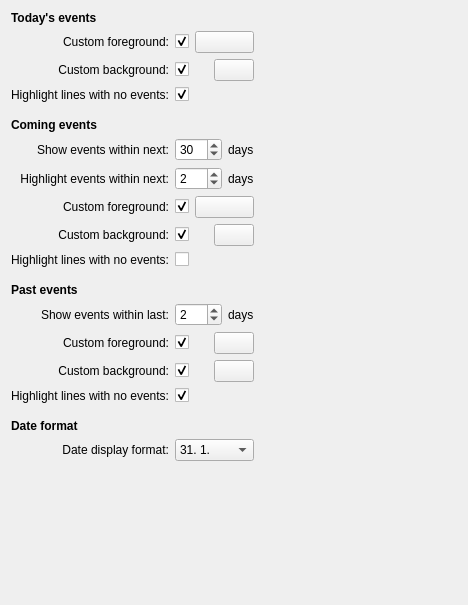
<?xml version="1.0" encoding="UTF-8"?>
<ui version="4.0">
 <class>BirthdayListAppearanceConfig</class>
 <widget class="QWidget" name="BirthdayListAppearanceConfig">
  <property name="geometry">
   <rect>
    <x>0</x>
    <y>0</y>
    <width>468</width>
    <height>605</height>
   </rect>
  </property>
  <property name="sizePolicy">
   <sizepolicy hsizetype="Preferred" vsizetype="Preferred">
    <horstretch>0</horstretch>
    <verstretch>0</verstretch>
   </sizepolicy>
  </property>
  <property name="minimumSize">
   <size>
    <width>0</width>
    <height>0</height>
   </size>
  </property>
  <layout class="QGridLayout" name="gridLayout">
   <item row="12" column="0" colspan="3">
    <widget class="QLabel" name="lblTitleComingEvents">
     <property name="sizePolicy">
      <sizepolicy hsizetype="Preferred" vsizetype="Preferred">
       <horstretch>0</horstretch>
       <verstretch>0</verstretch>
      </sizepolicy>
     </property>
     <property name="font">
      <font>
       <weight>75</weight>
       <bold>true</bold>
      </font>
     </property>
     <property name="text">
      <string>Coming events</string>
     </property>
    </widget>
   </item>
   <item row="14" column="0">
    <widget class="QLabel" name="lblComingShowDays">
     <property name="text">
      <string>Show events within next:</string>
     </property>
     <property name="alignment">
      <set>Qt::AlignRight|Qt::AlignTrailing|Qt::AlignVCenter</set>
     </property>
    </widget>
   </item>
   <item row="23" column="0" colspan="3">
    <widget class="QLabel" name="lblTitlePastEvents">
     <property name="font">
      <font>
       <weight>75</weight>
       <bold>true</bold>
      </font>
     </property>
     <property name="text">
      <string>Past events</string>
     </property>
    </widget>
   </item>
   <item row="22" column="0" colspan="3">
    <spacer name="spacerComingEventsBottom">
     <property name="orientation">
      <enum>Qt::Vertical</enum>
     </property>
     <property name="sizeType">
      <enum>QSizePolicy::Fixed</enum>
     </property>
     <property name="sizeHint" stdset="0">
      <size>
       <width>20</width>
       <height>10</height>
      </size>
     </property>
    </spacer>
   </item>
   <item row="15" column="0">
    <widget class="QLabel" name="lblComingHighlightDays">
     <property name="text">
      <string>Highlight events within next:</string>
     </property>
     <property name="alignment">
      <set>Qt::AlignRight|Qt::AlignTrailing|Qt::AlignVCenter</set>
     </property>
    </widget>
   </item>
   <item row="15" column="1">
    <widget class="QSpinBox" name="spinComingHighlightDays">
     <property name="sizePolicy">
      <sizepolicy hsizetype="Minimum" vsizetype="Minimum">
       <horstretch>0</horstretch>
       <verstretch>0</verstretch>
      </sizepolicy>
     </property>
     <property name="maximum">
      <number>30</number>
     </property>
     <property name="value">
      <number>2</number>
     </property>
    </widget>
   </item>
   <item row="24" column="1">
    <widget class="QSpinBox" name="spinPastShowDays">
     <property name="maximum">
      <number>30</number>
     </property>
     <property name="value">
      <number>2</number>
     </property>
    </widget>
   </item>
   <item row="14" column="2">
    <widget class="QLabel" name="lblComingShowDays_2">
     <property name="text">
      <string comment="label: show events within x &lt;days&gt;">days</string>
     </property>
    </widget>
   </item>
   <item row="15" column="2">
    <widget class="QLabel" name="lblComingHighlightDays_2">
     <property name="text">
      <string comment="label: show events within x &lt;days&gt;">days</string>
     </property>
    </widget>
   </item>
   <item row="24" column="2">
    <widget class="QLabel" name="lblPastShowDays_2">
     <property name="text">
      <string comment="label: show events within x &lt;days&gt;">days</string>
     </property>
    </widget>
   </item>
   <item row="14" column="1">
    <widget class="QSpinBox" name="spinComingShowDays">
     <property name="maximum">
      <number>335</number>
     </property>
     <property name="value">
      <number>30</number>
     </property>
    </widget>
   </item>
   <item row="16" column="1" colspan="2">
    <layout class="QHBoxLayout" name="hlComingHighlightForeground">
     <item>
      <widget class="QCheckBox" name="chckComingHighlightForeground">
       <property name="sizePolicy">
        <sizepolicy hsizetype="Fixed" vsizetype="Fixed">
         <horstretch>0</horstretch>
         <verstretch>0</verstretch>
        </sizepolicy>
       </property>
       <property name="layoutDirection">
        <enum>Qt::LeftToRight</enum>
       </property>
       <property name="text">
        <string/>
       </property>
       <property name="checked">
        <bool>true</bool>
       </property>
      </widget>
     </item>
     <item>
      <widget class="KColorButton" name="colorbtnComingHighlightForeground">
       <property name="color">
        <color>
         <red>255</red>
         <green>255</green>
         <blue>255</blue>
        </color>
       </property>
       <property name="defaultColor">
        <color>
         <red>255</red>
         <green>255</green>
         <blue>255</blue>
        </color>
       </property>
      </widget>
     </item>
    </layout>
   </item>
   <item row="16" column="0">
    <widget class="QLabel" name="lblComingHighlightForeground">
     <property name="text">
      <string>Custom foreground:</string>
     </property>
     <property name="alignment">
      <set>Qt::AlignRight|Qt::AlignTrailing|Qt::AlignVCenter</set>
     </property>
    </widget>
   </item>
   <item row="25" column="1" colspan="2">
    <layout class="QHBoxLayout" name="hlPastForeground">
     <item>
      <widget class="QCheckBox" name="chckPastForeground">
       <property name="text">
        <string/>
       </property>
       <property name="checked">
        <bool>true</bool>
       </property>
      </widget>
     </item>
     <item>
      <widget class="KColorButton" name="colorbtnPastForeground">
       <property name="color">
        <color>
         <red>0</red>
         <green>0</green>
         <blue>0</blue>
        </color>
       </property>
       <property name="defaultColor">
        <color>
         <red>0</red>
         <green>0</green>
         <blue>0</blue>
        </color>
       </property>
      </widget>
     </item>
    </layout>
   </item>
   <item row="25" column="0">
    <widget class="QLabel" name="lblPastForeground">
     <property name="text">
      <string>Custom foreground:</string>
     </property>
     <property name="alignment">
      <set>Qt::AlignRight|Qt::AlignTrailing|Qt::AlignVCenter</set>
     </property>
    </widget>
   </item>
   <item row="27" column="1" colspan="2">
    <layout class="QHBoxLayout" name="hlPastBackground">
     <item>
      <widget class="QCheckBox" name="chckPastBackground">
       <property name="text">
        <string/>
       </property>
       <property name="checked">
        <bool>true</bool>
       </property>
      </widget>
     </item>
     <item>
      <widget class="KColorButton" name="colorbtnPastBackground">
       <property name="color">
        <color>
         <red>160</red>
         <green>160</green>
         <blue>160</blue>
        </color>
       </property>
       <property name="defaultColor">
        <color>
         <red>160</red>
         <green>160</green>
         <blue>160</blue>
        </color>
       </property>
      </widget>
     </item>
    </layout>
   </item>
   <item row="27" column="0">
    <widget class="QLabel" name="lblPastBackground">
     <property name="text">
      <string>Custom background:</string>
     </property>
     <property name="alignment">
      <set>Qt::AlignRight|Qt::AlignTrailing|Qt::AlignVCenter</set>
     </property>
    </widget>
   </item>
   <item row="7" column="0" colspan="3">
    <widget class="QLabel" name="lblTitleTodaysEvents">
     <property name="font">
      <font>
       <weight>75</weight>
       <bold>true</bold>
      </font>
     </property>
     <property name="text">
      <string>Today's events</string>
     </property>
    </widget>
   </item>
   <item row="8" column="0">
    <widget class="QLabel" name="lblTodaysForeground">
     <property name="text">
      <string>Custom foreground:</string>
     </property>
     <property name="alignment">
      <set>Qt::AlignRight|Qt::AlignTrailing|Qt::AlignVCenter</set>
     </property>
    </widget>
   </item>
   <item row="8" column="1" colspan="2">
    <layout class="QHBoxLayout" name="hlTodaysForeground">
     <item>
      <widget class="QCheckBox" name="chckTodaysForeground">
       <property name="sizePolicy">
        <sizepolicy hsizetype="Fixed" vsizetype="Fixed">
         <horstretch>0</horstretch>
         <verstretch>0</verstretch>
        </sizepolicy>
       </property>
       <property name="layoutDirection">
        <enum>Qt::LeftToRight</enum>
       </property>
       <property name="text">
        <string/>
       </property>
       <property name="checked">
        <bool>true</bool>
       </property>
      </widget>
     </item>
     <item>
      <widget class="KColorButton" name="colorbtnTodaysForeground">
       <property name="color">
        <color>
         <red>255</red>
         <green>255</green>
         <blue>255</blue>
        </color>
       </property>
       <property name="defaultColor">
        <color>
         <red>255</red>
         <green>255</green>
         <blue>255</blue>
        </color>
       </property>
      </widget>
     </item>
    </layout>
   </item>
   <item row="9" column="1" colspan="2">
    <layout class="QHBoxLayout" name="hlTodaysBackground">
     <item>
      <widget class="QCheckBox" name="chckTodaysBackground">
       <property name="text">
        <string/>
       </property>
       <property name="checked">
        <bool>true</bool>
       </property>
      </widget>
     </item>
     <item>
      <widget class="KColorButton" name="colorbtnTodaysBackground">
       <property name="color">
        <color>
         <red>128</red>
         <green>0</green>
         <blue>0</blue>
        </color>
       </property>
       <property name="defaultColor">
        <color>
         <red>128</red>
         <green>0</green>
         <blue>0</blue>
        </color>
       </property>
      </widget>
     </item>
    </layout>
   </item>
   <item row="9" column="0">
    <widget class="QLabel" name="lblTodaysBackground">
     <property name="text">
      <string>Custom background:</string>
     </property>
     <property name="alignment">
      <set>Qt::AlignRight|Qt::AlignTrailing|Qt::AlignVCenter</set>
     </property>
    </widget>
   </item>
   <item row="11" column="0" colspan="3">
    <spacer name="spacerTodaysEventsBottom">
     <property name="orientation">
      <enum>Qt::Vertical</enum>
     </property>
     <property name="sizeType">
      <enum>QSizePolicy::Fixed</enum>
     </property>
     <property name="sizeHint" stdset="0">
      <size>
       <width>20</width>
       <height>10</height>
      </size>
     </property>
    </spacer>
   </item>
   <item row="17" column="0">
    <widget class="QLabel" name="lblComingHighlightBackground">
     <property name="text">
      <string>Custom background:</string>
     </property>
     <property name="alignment">
      <set>Qt::AlignRight|Qt::AlignTrailing|Qt::AlignVCenter</set>
     </property>
    </widget>
   </item>
   <item row="17" column="1" colspan="2">
    <layout class="QHBoxLayout" name="hlComingHighlightBackground">
     <item>
      <widget class="QCheckBox" name="chckComingHighlightBackground">
       <property name="text">
        <string/>
       </property>
       <property name="checked">
        <bool>true</bool>
       </property>
      </widget>
     </item>
     <item>
      <widget class="KColorButton" name="colorbtnComingHighlightBackground">
       <property name="color">
        <color>
         <red>128</red>
         <green>0</green>
         <blue>0</blue>
        </color>
       </property>
       <property name="defaultColor">
        <color>
         <red>128</red>
         <green>0</green>
         <blue>0</blue>
        </color>
       </property>
      </widget>
     </item>
    </layout>
   </item>
   <item row="17" column="3">
    <spacer name="spacerScreenRight">
     <property name="orientation">
      <enum>Qt::Horizontal</enum>
     </property>
     <property name="sizeHint" stdset="0">
      <size>
       <width>40</width>
       <height>20</height>
      </size>
     </property>
    </spacer>
   </item>
   <item row="24" column="0">
    <widget class="QLabel" name="lblPastShowDays">
     <property name="text">
      <string>Show events within last:</string>
     </property>
     <property name="alignment">
      <set>Qt::AlignRight|Qt::AlignTrailing|Qt::AlignVCenter</set>
     </property>
    </widget>
   </item>
   <item row="30" column="0">
    <widget class="QLabel" name="lblTitleDateFormat">
     <property name="font">
      <font>
       <weight>75</weight>
       <bold>true</bold>
      </font>
     </property>
     <property name="text">
      <string>Date format</string>
     </property>
    </widget>
   </item>
   <item row="29" column="0" colspan="3">
    <spacer name="spacerPastEventsBottom">
     <property name="orientation">
      <enum>Qt::Vertical</enum>
     </property>
     <property name="sizeType">
      <enum>QSizePolicy::Fixed</enum>
     </property>
     <property name="sizeHint" stdset="0">
      <size>
       <width>20</width>
       <height>10</height>
      </size>
     </property>
    </spacer>
   </item>
   <item row="32" column="0" colspan="3">
    <spacer name="spacerScreenBottom">
     <property name="orientation">
      <enum>Qt::Vertical</enum>
     </property>
     <property name="sizeHint" stdset="0">
      <size>
       <width>20</width>
       <height>40</height>
      </size>
     </property>
    </spacer>
   </item>
   <item row="31" column="0">
    <widget class="QLabel" name="lblDateDisplayFormat">
     <property name="text">
      <string>Date display format:</string>
     </property>
     <property name="alignment">
      <set>Qt::AlignRight|Qt::AlignTrailing|Qt::AlignVCenter</set>
     </property>
    </widget>
   </item>
   <item row="31" column="1" colspan="2">
    <widget class="QComboBox" name="cmbDateDisplayFormat">
     <item>
      <property name="text">
       <string notr="true">31. 1.</string>
      </property>
     </item>
     <item>
      <property name="text">
       <string notr="true">31. 01.</string>
      </property>
     </item>
     <item>
      <property name="text">
       <string notr="true">31-1</string>
      </property>
     </item>
     <item>
      <property name="text">
       <string notr="true">31-01</string>
      </property>
     </item>
     <item>
      <property name="text">
       <string notr="true">1-31</string>
      </property>
     </item>
     <item>
      <property name="text">
       <string notr="true">01-31</string>
      </property>
     </item>
     <item>
      <property name="text">
       <string notr="true">31/1</string>
      </property>
     </item>
     <item>
      <property name="text">
       <string notr="true">31/01</string>
      </property>
     </item>
     <item>
      <property name="text">
       <string notr="true">1/31</string>
      </property>
     </item>
     <item>
      <property name="text">
       <string notr="true">01/31</string>
      </property>
     </item>
    </widget>
   </item>
   <item row="10" column="0">
    <widget class="QLabel" name="lblTodaysHighlightNoEvent">
     <property name="text">
      <string>Highlight lines with no events:</string>
     </property>
     <property name="alignment">
      <set>Qt::AlignRight|Qt::AlignTrailing|Qt::AlignVCenter</set>
     </property>
    </widget>
   </item>
   <item row="21" column="0">
    <widget class="QLabel" name="lblComingHighlightNoEvent">
     <property name="text">
      <string>Highlight lines with no events:</string>
     </property>
     <property name="alignment">
      <set>Qt::AlignRight|Qt::AlignTrailing|Qt::AlignVCenter</set>
     </property>
    </widget>
   </item>
   <item row="28" column="0">
    <widget class="QLabel" name="lblPastHighlightNoEvent">
     <property name="text">
      <string>Highlight lines with no events:</string>
     </property>
     <property name="alignment">
      <set>Qt::AlignRight|Qt::AlignTrailing|Qt::AlignVCenter</set>
     </property>
    </widget>
   </item>
   <item row="10" column="1" colspan="2">
    <widget class="QCheckBox" name="chckTodaysHighlightNoEvent">
     <property name="text">
      <string/>
     </property>
     <property name="checked">
      <bool>true</bool>
     </property>
    </widget>
   </item>
   <item row="21" column="1" colspan="2">
    <widget class="QCheckBox" name="chckComingHighlightNoEvent">
     <property name="text">
      <string/>
     </property>
     <property name="checked">
      <bool>false</bool>
     </property>
    </widget>
   </item>
   <item row="28" column="1" colspan="2">
    <widget class="QCheckBox" name="chckPastHighlightNoEvent">
     <property name="text">
      <string/>
     </property>
     <property name="checked">
      <bool>true</bool>
     </property>
    </widget>
   </item>
  </layout>
 </widget>
 <customwidgets>
  <customwidget>
   <class>KColorButton</class>
   <extends>QPushButton</extends>
   <header>kcolorbutton.h</header>
  </customwidget>
 </customwidgets>
 <tabstops>
  <tabstop>chckTodaysForeground</tabstop>
  <tabstop>colorbtnTodaysForeground</tabstop>
  <tabstop>chckTodaysBackground</tabstop>
  <tabstop>colorbtnTodaysBackground</tabstop>
  <tabstop>spinComingShowDays</tabstop>
  <tabstop>spinComingHighlightDays</tabstop>
  <tabstop>chckComingHighlightForeground</tabstop>
  <tabstop>colorbtnComingHighlightForeground</tabstop>
  <tabstop>chckComingHighlightBackground</tabstop>
  <tabstop>colorbtnComingHighlightBackground</tabstop>
  <tabstop>spinPastShowDays</tabstop>
  <tabstop>chckPastForeground</tabstop>
  <tabstop>colorbtnPastForeground</tabstop>
  <tabstop>chckPastBackground</tabstop>
  <tabstop>colorbtnPastBackground</tabstop>
  <tabstop>cmbDateDisplayFormat</tabstop>
 </tabstops>
 <resources/>
 <connections>
  <connection>
   <sender>chckComingHighlightBackground</sender>
   <signal>toggled(bool)</signal>
   <receiver>colorbtnComingHighlightBackground</receiver>
   <slot>setEnabled(bool)</slot>
   <hints>
    <hint type="sourcelabel">
     <x>164</x>
     <y>254</y>
    </hint>
    <hint type="destinationlabel">
     <x>226</x>
     <y>258</y>
    </hint>
   </hints>
  </connection>
  <connection>
   <sender>chckComingHighlightForeground</sender>
   <signal>toggled(bool)</signal>
   <receiver>colorbtnComingHighlightForeground</receiver>
   <slot>setEnabled(bool)</slot>
   <hints>
    <hint type="sourcelabel">
     <x>164</x>
     <y>211</y>
    </hint>
    <hint type="destinationlabel">
     <x>226</x>
     <y>215</y>
    </hint>
   </hints>
  </connection>
  <connection>
   <sender>chckPastBackground</sender>
   <signal>toggled(bool)</signal>
   <receiver>colorbtnPastBackground</receiver>
   <slot>setEnabled(bool)</slot>
   <hints>
    <hint type="sourcelabel">
     <x>164</x>
     <y>380</y>
    </hint>
    <hint type="destinationlabel">
     <x>226</x>
     <y>384</y>
    </hint>
   </hints>
  </connection>
  <connection>
   <sender>chckPastForeground</sender>
   <signal>toggled(bool)</signal>
   <receiver>colorbtnPastForeground</receiver>
   <slot>setEnabled(bool)</slot>
   <hints>
    <hint type="sourcelabel">
     <x>164</x>
     <y>349</y>
    </hint>
    <hint type="destinationlabel">
     <x>226</x>
     <y>353</y>
    </hint>
   </hints>
  </connection>
  <connection>
   <sender>chckTodaysForeground</sender>
   <signal>toggled(bool)</signal>
   <receiver>colorbtnTodaysForeground</receiver>
   <slot>setEnabled(bool)</slot>
   <hints>
    <hint type="sourcelabel">
     <x>144</x>
     <y>45</y>
    </hint>
    <hint type="destinationlabel">
     <x>193</x>
     <y>46</y>
    </hint>
   </hints>
  </connection>
  <connection>
   <sender>chckTodaysBackground</sender>
   <signal>toggled(bool)</signal>
   <receiver>colorbtnTodaysBackground</receiver>
   <slot>setEnabled(bool)</slot>
   <hints>
    <hint type="sourcelabel">
     <x>146</x>
     <y>74</y>
    </hint>
    <hint type="destinationlabel">
     <x>189</x>
     <y>72</y>
    </hint>
   </hints>
  </connection>
 </connections>
</ui>
